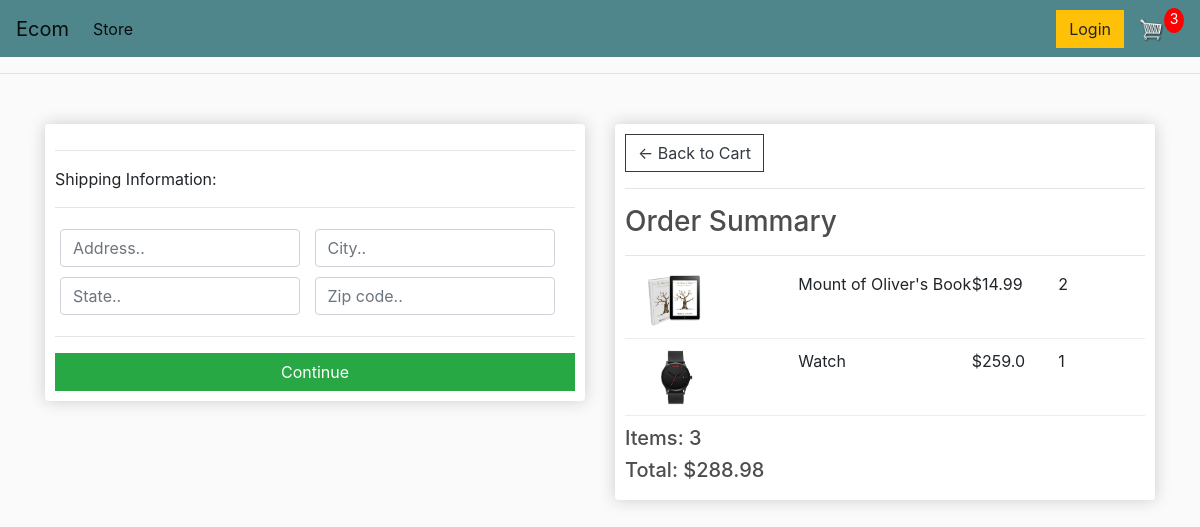
/checkout/ (signed in), run on an earlier commit of the app's database.
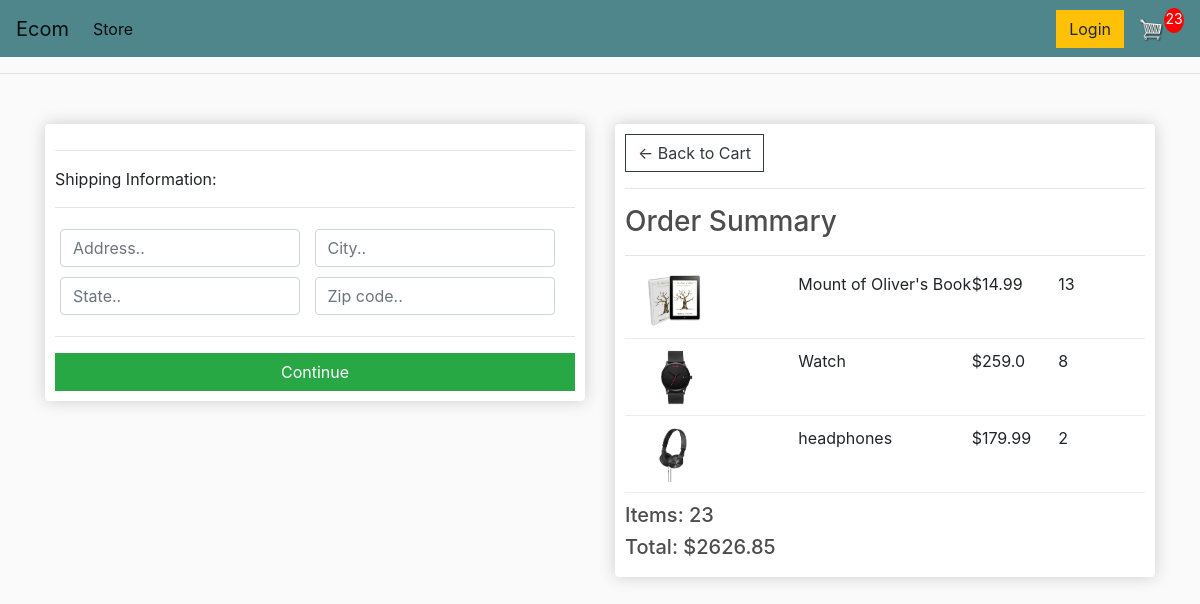
And on a later commit of the database.
### store/models.py (models this page shows, shortened)
class OrderItem(models.Model):
    product = models.ForeignKey(Product, on_delete=models.SET_NULL, null=True)
    order = models.ForeignKey(Order, on_delete=models.SET_NULL, null=True)
    quantity = models.IntegerField(default=0, null=True, blank=True)
    date_added = models.DateTimeField(auto_now_add=True)
    @property
    def get_total(self):
        total=self.product.price*self.quantity
        total=round(total,2)
        return total

class Product(models.Model):
    name = models.CharField(max_length=200)
    price = models.FloatField()
    digital = models.BooleanField(default=False,null=True, blank=True)
    image = models.ImageField(null=True,blank=True)
    @property
    def imageURL(self):
        try:
            url=self.image.url
        except:
            url=''
        return url

class Order(models.Model):
    customer = models.ForeignKey(Customer, on_delete=models.SET_NULL, null=True, blank=True)
    date_ordered = models.DateTimeField(auto_now_add=True)
    complete = models.BooleanField(default=False)
    transaction_id = models.CharField(max_length=100, null=True)
    @property
    def shipping(self):
        shipping=False
        orderitems = self.orderitem_set.all()
        for i in orderitems:
            if i.product.digital ==False:
                shipping = True
        return shipping
    @property
    def get_cart_total(self):
        orderitems = self.orderitem_set.all()
        total=sum([item.get_total for item in orderitems])
        total=round(total,2)
        return total
    @property
    def get_cart_items(self):
        orderitems = self.orderitem_set.all()
        total=sum([item.quantity for item in orderitems])
        return total

### store/views.py (the view)
# urls.py: path('checkout/',views.checkout,name="checkout"),
def checkout(request):
    if request.user.is_authenticated:
        customer = request.user.customer
        order, created = Order.objects.get_or_create(customer=customer, complete=False)
        items = order.orderitem_set.all()
        cartItems = order.get_cart_items
    else:
        cookieData = cookieCart(request)
        cartItems = cookieData['cartItems']
        order = cookieData['order']
        items = cookieData['items']
    context = {'items':items,'order':order,'cartItems':cartItems}
    return render(request,'store/checkout.html', context)

### store/templates/store/checkout.html (shortened to what this page needs)
{% extends 'store/main.html' %}
{% load static %}
{% block content %}
<div class="row">
	<div class="col-lg-6">
		<div class="box-element" id="form-wrapper">
            <form id="form">
                <div id="shipping-info">
                    <hr>
                    <p>Shipping Information:</p>
                    <hr>
                    <div class="form-field">
                        <input class="form-control" type="text" name="address" placeholder="Address..">
                    </div>
                    <div class="form-field">
                        <input class="form-control" type="text" name="city" placeholder="City..">
                    </div>
                    <div class="form-field">
                        <input class="form-control" type="text" name="state" placeholder="State..">
                    </div>
                    <div class="form-field">
                        <input class="form-control" type="text" name="zipcode" placeholder="Zip code..">
                    </div>
                </div>
                <hr>
                <input id="form-button" class="btn btn-success btn-block" type="submit" value="Continue">
            </form>
		</div>
        <br>
	</div>
	<div class="col-lg-6">
		<div class="box-element">
            <a  class="btn btn-outline-dark" href="{% url 'cart' %}">&#x2190; Back to Cart</a>
            <hr>
            <h3>Order Summary</h3>
            <hr>
            {% for item in items %}
            <div class="cart-row">
                <div style="flex:2"><img class="row-image" src="{{item.product.imageURL}}"></div>
                <div style="flex:2"><p>{{item.product.name}}</p></div>
                <div style="flex:1"><p>${{item.product.price}}</p></div>
                <div style="flex:1"><p>{{item.quantity}}</p></div>
            </div>
            {% endfor %}
            <h5>Items:   {{order.get_cart_items}}</h5>
            <h5>Total:   ${{order.get_cart_total}}</h5>
		</div>
	</div>
</div>
{% endblock content %}

What changed in the data, as far as the page shows it:
changed OrderItem "Mount of Oliver's Book": quantity "2" → "13"
changed OrderItem "Watch": quantity "1" → "8"
added OrderItem: product.imageURL (picture), product.name "headphones", product.price "179.99", quantity "2"
changed through a linked row, Order: get_cart_items "3" → "23"; get_cart_total "288.98" → "2626.85"
Also different on the page:
{{ cartItems }}: "3" → "23"
